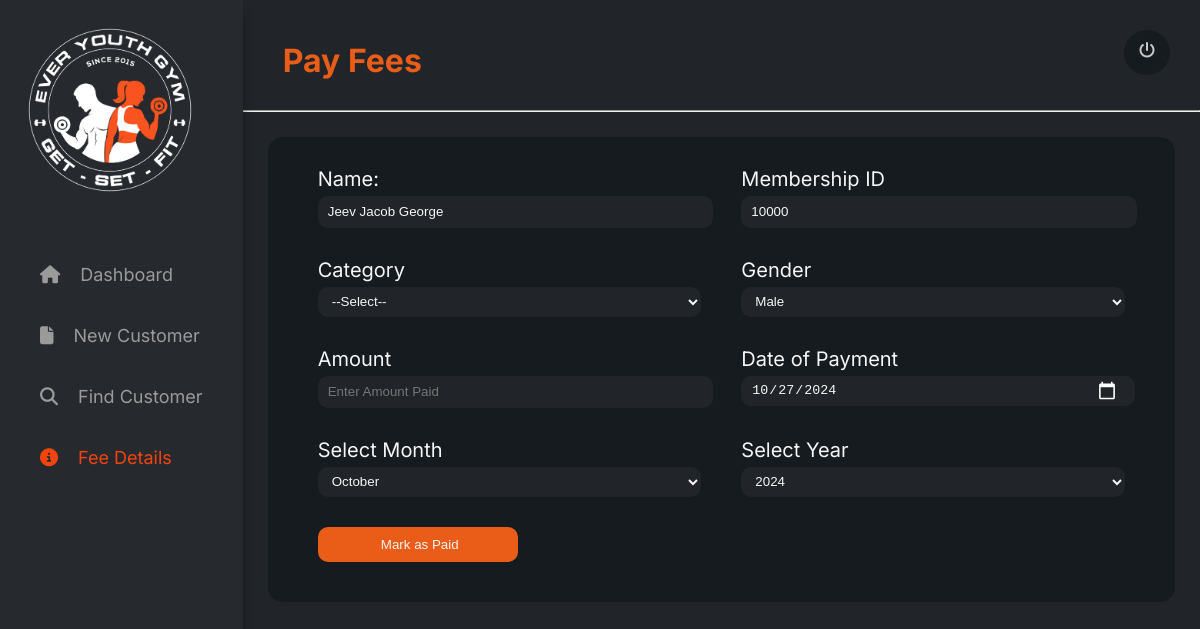
The page /pay_fees/30/ (signed in) on the database its author committed.
### gym/models.py (models this page shows, shortened)
class Customer(models.Model):
    GENDER_CHOICES = [
        ('M', 'Male'),
        ('F', 'Female'),
    ]
    BLOOD_GROUP_CHOICES = [
        ('O+', 'O+'),
        ('O-', 'O-'),
        ('A+', 'A+'),
        ('A-', 'A-'),
        ('B+', 'B+'),
        ('B-', 'B-'),
        ('AB+', 'AB+'),
        ('AB-', 'AB-'),
        ('A1+', 'A1+'),
        ('A1-', 'A1-'),
        ('A2+', 'A2+'),
        ('A2-', 'A2-'),
        ('A1B+', 'A1B+'),
        ('A1B-', 'A1B-'),
        ('A2B+', 'A2B+'),
        ('A2B-', 'A2B-'),
        ('BOMBAY', 'BOMBAY'),
    ]
    unique_id = models.AutoField(primary_key=True)
    name = models.CharField(max_length=255,blank=False)
    phone_no = models.CharField(max_length=10, blank=True)
    email = models.EmailField(null=True, blank=True)
    gender = models.CharField(max_length=1, choices=GENDER_CHOICES,blank=False)
    height = models.FloatField(help_text='Height in centimeters', null=True, blank=True)
    weight = models.FloatField(help_text='Weight in kilograms', null=True, blank=True)
    blood_group = models.CharField(max_length=6, choices=BLOOD_GROUP_CHOICES,blank=False)
    bmi = models.FloatField(editable=False, null=True, blank=True)
    admission_number = models.PositiveIntegerField(editable=False, default=0)
    date_of_admission = models.DateField(default=timezone.now)
    date_of_birth = models.DateField(null=True, blank=True)
    class Meta:
        unique_together = ('name', 'phone_no')

### gym/views.py (the view, shortened to what this page needs)
# urls.py: path('pay_fees/<int:customer_id>/',pay_fees, name = "pay_fees"),
@login_required
def pay_fees(request, customer_id):
    customer = get_object_or_404(Customer, pk=customer_id)
    categories = CategoryTable.objects.values('id', 'name').distinct()
    current_year = timezone.now().year
    years = list(range(current_year, current_year + 2))  # e.g., last 1 year and next year
    context = {
        'customer': customer,
        'years': years,  # Pass the list of years to the template
        'categories':categories
    }
    return render(request, 'gym/pay_fees.html', context)

### gym/templates/gym/pay_fees.html (shortened to what this page needs)
{% load static %}
<!DOCTYPE html>
<html lang="en">
<head>
    <link rel="stylesheet" href="{% static  'gym/payFees.css' %}">
</head>
<body>
    <div class="container">
        <div class="navbar">
            <div class="logo">
                <img src="{% static 'gym/assets/images/Logo.png' %}" alt="Logo">
            </div>
            <nav>
                <a href="{% url 'dashboard' %}"><li><i class="fa-solid fa-house" style="color: #9a9a9a;"></i>Dashboard</li></a>
                <a href="/add"><li><i class="fa-solid fa-file"></i>New Customer</li></a>
                <a href="{% url 'dedicated' %}"><li><i class="fa-solid fa-search" style="color: #9a9a9a;"></i>Find Customer</li></a>
                <a href="{% url 'feeDetails' %}" style="color:#f4440e;"><li><i class="fa-solid fa-circle-info" style="color: #f4440e;"></i>Fee Details</li></a>
            </nav>
        </div>
        <div class="content">
            <div class="header">
                <h1>Pay Fees</h1>
                <div class="userIcon">
                    <a href="login.html" onclick="alert('Logged out successfully')"><i class="fa-solid fa-power-off" style="color: #c7c7c7;"></i></a>
                </div>
            </div>
            <hr style="color:#9A9A9A">
            <div class="formContainer">
                <form method="POST">
                    <div class="formBody">
                        <div class="row1">
                            <div class="formGroup">
                                <label for="name">Name:</label>
                                <input type="text" name="name" id="name" value="{{customer.name}}" readonly required>
                            </div>
                            <div class="formGroup">
                                <label for="memId">Membership ID</label>
                                <input type="text" name="memId" id="memId" value="{{customer.admission_number}}" readonly required>
                            </div>
                        </div>
                        <div class="row2">
                            <div class="formGroup">
                                <label for="category">Category</label>
                                <select name="category" id="category" required>
                                    <option value="">--Select--</option>
                                </select>
                            </div>
                            <div class="formGroup">
                                <label for="gender">Gender</label>
                                <select name="gender" id="gender" readonly>
                                    <option value="{{customer.gender}}">{% if customer.gender == 'M' %}Male{% else %}Female{% endif %}</option>
                                </select>
                            </div>
                        </div>
                        <div class="row3">
                            <div class="formGroup">
                                <label for="amount">Amount</label>
                                <input type="number" name="amount" id="amount" placeholder="Enter Amount Paid" required>
                            </div>
                            <div class="formGroup">
                                <label for="dop">Date of Payment</label>
                                <input type="date" name="dop" id="dop" required>
                            </div>
                        </div>
                        <div class="row4">
                            <div class="formGroup">
                                <label for="month">Select Month</label>
                                <select name="month" id="month" required>
                                    <option value="October">October</option>
                                </select>
                            </div>
                            <div class="formGroup">
                                <label for="year">Select Year</label>
                                <select name="year" id="year" required>
                                    {% for year in years %}
                                        <option value="{{ year }}">{{ year }}</option>
                                    {% endfor %}
                                </select>
                            </div>
                        </div>
                    </div>
                    <div class="formGroup">
                        <input type="submit" class="submitForm" value="Mark as Paid">
                    </div>
                </form>
            </div>
        </div>
    </div>
</body>
</html>

### gym/static/gym/payFees.css (style rules this page uses)
body { margin:0; padding:0; height:100%; font-family: "Inter", sans-serif; }
.container { background-color:#26292E; display:flex; height:100%; min-height: 100vh; }
.navbar { width:18%; background-color:#26292E; box-shadow: 0 15px 10px rgba(0, 0, 0, 0.35); position: relative; z-index: 1; padding:20px; }
.navbar nav { display: block; margin-top:40px; }
.navbar nav li { list-style-type: none; padding:10px; font-size: 18px; }
.navbar nav a { color:#9A9A9A; text-decoration:none; }
.navbar nav li { padding:20px; }
.navbar nav li i { margin-right:20px; }
.logo img { width:180px; height:auto; }
.content { width:85%; background-color:#212529; }
.header { display:flex; justify-content: space-between; padding:20px 30px 0px 40px; }
.header h1 { color:#E95D18; }
.userIcon { margin-top:10px; height:25px; border-radius:50%; padding:10px 15px; background-color:#161b20; }
.formContainer { background-color:#161b20; color:whitesmoke; border-radius:15px; padding:30px; padding-top:10px; margin:25px; }
form label { font-size:20px; color: whitesmoke; margin-bottom:5px; }
form input, form select, form option { background-color: #212529; width: 100%; max-width: 500px; height: 30px; border-radius: 10px; color: whitesmoke; border: none; padding-left: 10px; margin-bottom: 10px; }
.row1,.row2,.row3,.row4 { display:flex; flex-wrap: wrap; }
.formGroup { display:flex; flex-direction: column; margin:20px; margin-bottom:0px; flex: 1; min-width: 200px; }
.submitForm { width:200px; background-color:#E95D18; border-radius:10px; height:35px; cursor:pointer; }

### rows shown on the page
Customer: name "Jeev Jacob George", memId "10000", gender "Male"

### other values the page prints
form field year "2024"
